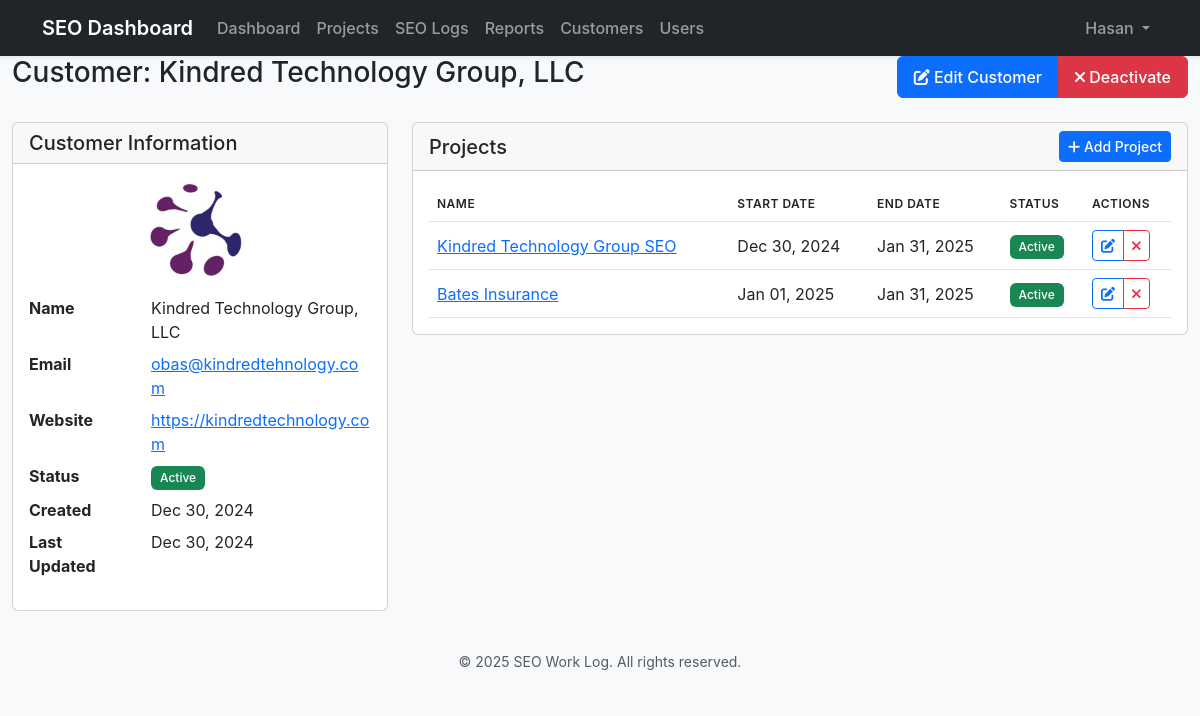
The app's page /customers/2/ (signed in) with its own data.
### core/models.py (models this page shows, shortened)
class CustomUser(AbstractUser):
    ROLE_CHOICES = [
        ('admin', 'Administrator'),
        ('provider', 'Provider'),
        ('customer', 'Customer'),
    ]
    role = models.CharField(max_length=10, choices=ROLE_CHOICES, default='customer')

class Customer(models.Model):
    name = models.CharField(max_length=255)
    email = models.EmailField(unique=True)
    website = models.URLField()
    logo = models.ImageField(upload_to='logos/', null=True, blank=True)
    is_active = models.BooleanField(default=True)
    created_at = models.DateTimeField(auto_now_add=True)
    updated_at = models.DateTimeField(auto_now=True)

class Project(models.Model):
    customer = models.ForeignKey(Customer, on_delete=models.CASCADE)
    name = models.CharField(max_length=255)
    description = models.TextField()
    start_date = models.DateField()
    end_date = models.DateField(null=True, blank=True)
    is_active = models.BooleanField(default=True)
    created_at = models.DateTimeField(auto_now_add=True)
    updated_at = models.DateTimeField(auto_now=True)
    providers = models.ManyToManyField(CustomUser, related_name='assigned_projects', blank=True, limit_choices_to={'role': 'provider'})

### core/views.py (the view)
# urls.py: path('customers/<int:pk>/', views.customer_detail, name='customer_detail'),
@login_required
@role_required(['admin', 'provider'])
def customer_detail(request, pk):
    customer = get_object_or_404(Customer, pk=pk)
    projects = Project.objects.filter(customer=customer)
    return render(request, 'core/customer_detail.html', {
        'title': f'Customer: {customer.name}',
        'customer': customer,
        'projects': projects,
    })

### core/views.py (called while the page is built)
def role_required(roles):
    def decorator(view_func):
        @wraps(view_func)
        def _wrapped_view(request, *args, **kwargs):
            if request.user.role not in roles:
                messages.error(request, "You don't have permission to access this page.")
                return redirect('dashboard')
            return view_func(request, *args, **kwargs)
        return _wrapped_view
    return decorator

### core/templates/core/customer_detail.html (shortened to what this page needs)
{% extends 'core/base.html' %}
{% block content %}
<div class="container-fluid">
    <div class="d-flex justify-content-between align-items-center mb-4">
        <h1 class="h3">Customer: {{ customer.name }}</h1>
        <div class="btn-group">
            <a href="{% url 'customer_edit' customer.pk %}" class="btn btn-primary">
                <i class="fas fa-edit"></i> Edit Customer
            </a>
            <a href="{% url 'customer_toggle_status' customer.pk %}" class="btn btn-{% if customer.is_active %}danger{% else %}success{% endif %}">
                <i class="fas fa-{% if customer.is_active %}times{% else %}check{% endif %}"></i>
                {% if customer.is_active %}Deactivate{% else %}Activate{% endif %}
            </a>
        </div>
    </div>
    <div class="row">
        <div class="col-md-4">
            <div class="card mb-4">
                <div class="card-header">
                    <h5 class="card-title mb-0">Customer Information</h5>
                </div>
                <div class="card-body">
                    {% if customer.logo %}
                    <div class="text-center mb-3">
                        <img src="{{ customer.logo.url }}" alt="{{ customer.name }} logo" class="img-fluid" style="max-height: 100px;">
                    </div>
                    {% endif %}
                    <dl class="row">
                        <dt class="col-sm-4">Name</dt>
                        <dd class="col-sm-8">{{ customer.name }}</dd>
                        <dt class="col-sm-4">Email</dt>
                        <dd class="col-sm-8">
                            <a href="mailto:{{ customer.email }}">{{ customer.email }}</a>
                        </dd>
                        <dt class="col-sm-4">Website</dt>
                        <dd class="col-sm-8">
                            <a href="{{ customer.website }}" target="_blank">{{ customer.website }}</a>
                        </dd>
                        <dt class="col-sm-4">Status</dt>
                        <dd class="col-sm-8">
                            <span class="badge {% if customer.is_active %}bg-success{% else %}bg-danger{% endif %}">
                                {% if customer.is_active %}Active{% else %}Inactive{% endif %}
                            </span>
                        </dd>
                        <dt class="col-sm-4">Created</dt>
                        <dd class="col-sm-8">{{ customer.created_at|date:"M d, Y" }}</dd>
                        <dt class="col-sm-4">Last Updated</dt>
                        <dd class="col-sm-8">{{ customer.updated_at|date:"M d, Y" }}</dd>
                    </dl>
                </div>
            </div>
        </div>
        <div class="col-md-8">
            <div class="card">
                <div class="card-header d-flex justify-content-between align-items-center">
                    <h5 class="card-title mb-0">Projects</h5>
                    <a href="{% url 'project_add' %}?customer={{ customer.pk }}" class="btn btn-primary btn-sm">
                        <i class="fas fa-plus"></i> Add Project
                    </a>
                </div>
                <div class="card-body">
                    <div class="table-responsive">
                        <table class="table table-hover">
                            <thead>
                                <tr>
                                    <th>Name</th>
                                    <th>Start Date</th>
                                    <th>End Date</th>
                                    <th>Status</th>
                                    <th>Actions</th>
                                </tr>
                            </thead>
                            <tbody>
                                {% for project in projects %}
                                <tr>
                                    <td>
                                        <a href="{% url 'project_detail' project.pk %}">{{ project.name }}</a>
                                    </td>
                                    <td>{{ project.start_date|date:"M d, Y" }}</td>
                                    <td>{{ project.end_date|date:"M d, Y"|default:"-" }}</td>
                                    <td>
                                        <span class="badge {% if project.is_active %}bg-success{% else %}bg-danger{% endif %}">
                                            {% if project.is_active %}Active{% else %}Inactive{% endif %}
                                        </span>
                                    </td>
                                    <td>
                                        <div class="btn-group">
                                            <a href="{% url 'project_edit' project.pk %}" class="btn btn-sm btn-outline-primary">
                                                <i class="fas fa-edit"></i>
                                            </a>
                                            <a href="{% url 'project_toggle_status' project.pk %}" class="btn btn-sm btn-outline-{% if project.is_active %}danger{% else %}success{% endif %}">
                                                <i class="fas fa-{% if project.is_active %}times{% else %}check{% endif %}"></i>
                                            </a>
                                        </div>
                                    </td>
                                </tr>
                                {% empty %}
                                <tr>
                                    <td colspan="5" class="text-center">No projects found.</td>
                                </tr>
                                {% endfor %}
                            </tbody>
                        </table>
                    </div>
                </div>
            </div>
        </div>
    </div>
</div>
{% endblock %}

### core/templates/core/base.html (shortened to what this page needs)
{% load static %}
<!DOCTYPE html>
<html lang="en">
<head>
    <link href="https://cdn.jsdelivr.net/npm/bootstrap@5.3.0/dist/css/bootstrap.min.css" rel="stylesheet">
    <link href="https://cdnjs.cloudflare.com/ajax/libs/font-awesome/6.0.0/css/all.min.css" rel="stylesheet">
    <link href="{% static 'css/style.css' %}" rel="stylesheet">
</head>
<body>
    <nav class="navbar navbar-expand-lg navbar-dark bg-dark">
        <div class="container">
            <a class="navbar-brand" href="{% url 'dashboard' %}">SEO Dashboard</a>
            <div class="collapse navbar-collapse" id="navbarNav">
                {% if user.is_authenticated %}
                    <ul class="navbar-nav me-auto">
                        <li class="nav-item">
                            <a class="nav-link" href="{% url 'dashboard' %}">Dashboard</a>
                        </li>
                        <li class="nav-item">
                            <a class="nav-link" href="{% url 'projects' %}">Projects</a>
                        </li>
                        <li class="nav-item">
                            <a class="nav-link" href="{% url 'seo_logs' %}">SEO Logs</a>
                        </li>
                        <li class="nav-item">
                            <a class="nav-link" href="{% url 'report_list' %}">Reports</a>
                        </li>
                        {% if user.role == 'admin' %}
                        <li class="nav-item">
                            <a class="nav-link" href="{% url 'customers' %}">Customers</a>
                        </li>
                        <li class="nav-item">
                            <a class="nav-link" href="{% url 'user_list' %}">Users</a>
                        </li>
                        {% endif %}
                    </ul>
                    <ul class="navbar-nav ms-auto">
                        <li class="nav-item dropdown">
                            <a class="nav-link dropdown-toggle" href="#" role="button" data-bs-toggle="dropdown">
                                {{ user.username }}
                            </a>
                        </li>
                    </ul>
                {% endif %}
            </div>
        </div>
    </nav>
    <main>
        {% block content %}{% endblock %}
    </main>
    <footer class="footer mt-auto py-3 bg-light">
        <div class="container text-center">
            <span class="text-muted">© {% now "Y" %} SEO Work Log. All rights reserved.</span>
        </div>
    </footer>
</body>
</html>

### core/static/css/style.css (style rules this page uses)
body { background-color: #f8f9fa; font-family: 'Inter', -apple-system, BlinkMacSystemFont, "Segoe UI", Roboto, "Helvetica Neue", Arial, sans-serif; }
.navbar { box-shadow: 0 0.125rem 0.25rem rgba(0, 0, 0, 0.075); }
.navbar-brand { font-weight: 600; }
.nav-link { font-weight: 500; }
.card { transition: transform 0.2s ease-in-out; }
.table { margin-bottom: 0; }
.table th { font-weight: 600; text-transform: uppercase; font-size: 0.75rem; letter-spacing: 0.5px; }
.table td { vertical-align: middle; }
.badge { font-weight: 500; padding: 0.5em 0.75em; }
.btn { font-weight: 500; padding: 0.5rem 1rem; }
.btn-sm { padding: 0.25rem 0.5rem; }
.footer { font-size: 0.875rem; }
.nav-link, .btn { transition: all 0.2s ease-in-out; }
.nav-item .nav-link { position: relative; }

### records on screen
CustomUser: username "Hasan"
Customer: name "Kindred Technology Group, LLC", logo (picture), email "obas@kindredtehnology.com", website "https://kindredtechnology.com", created_at "Dec 30, 2024", updated_at "Dec 30, 2024"
Project: name "Kindred Technology Group SEO", start_date "Dec 30, 2024", end_date "Jan 31, 2025", is_active "Active"
Project: name "Bates Insurance", start_date "Jan 01, 2025", end_date "Jan 31, 2025", is_active "Active"
